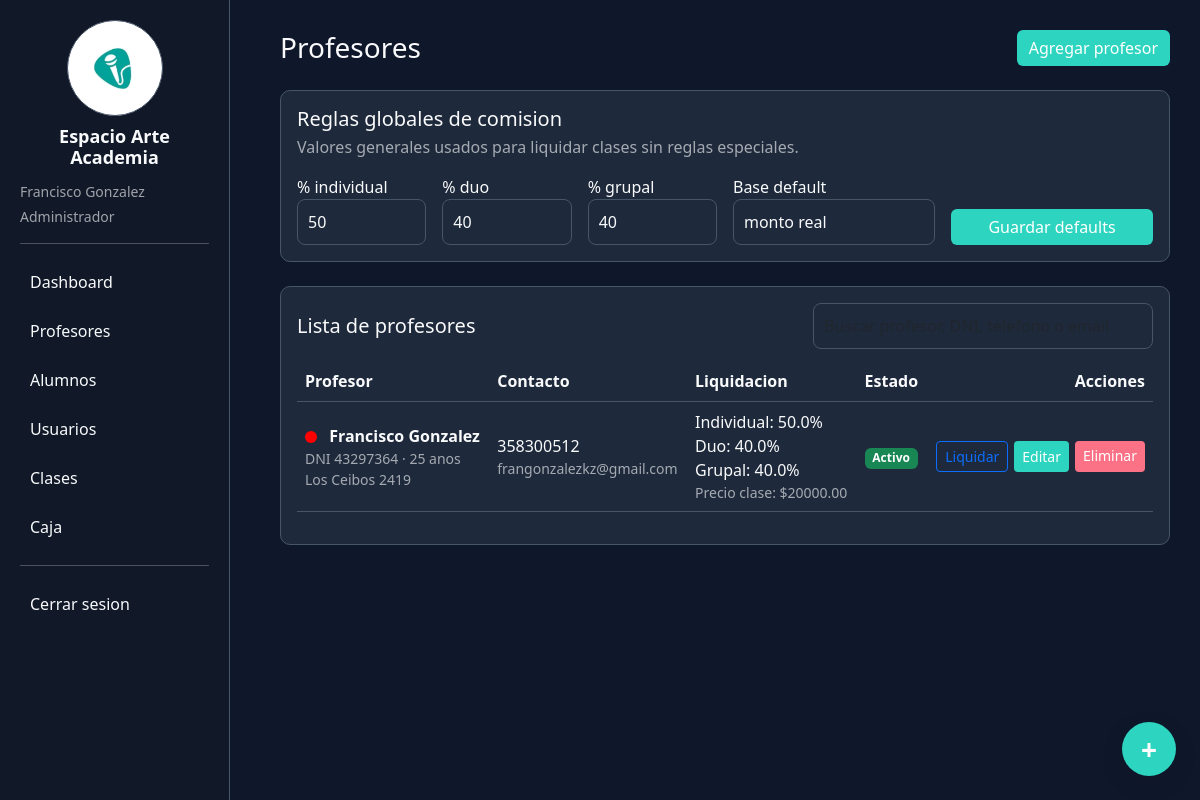
The page /profesores (signed in) on the database its author committed.
### tables this page shows
CREATE TABLE configuracion (
        clave TEXT PRIMARY KEY,
        valor TEXT
    );

CREATE TABLE profesores (
        id INTEGER PRIMARY KEY AUTOINCREMENT,
        nombre TEXT,
        instrumento TEXT,
        valor_hora REAL,
        color TEXT DEFAULT '#3b82f6'
    , nombre_apellido TEXT, dni TEXT, telefono TEXT, domicilio TEXT, email TEXT, edad INTEGER, precio_clase REAL DEFAULT 0, porcentaje_grupal REAL DEFAULT 40, porcentaje_individual REAL DEFAULT 50, porcentaje_duo REAL DEFAULT 40, activo INTEGER DEFAULT 1, observaciones_liquidacion TEXT DEFAULT '');

### app.py (the view)
@app.route("/profesores")
@roles_required("admin")
def profesores():
    conn = get_conn()
    profesores = conn.execute("SELECT * FROM profesores ORDER BY nombre_apellido").fetchall()
    reglas = conn.execute("""
        SELECT reglas_comision.*, profesores.nombre_apellido AS profesor_nombre,
               tipos_clase.nombre AS tipo_clase_nombre
        FROM reglas_comision
        LEFT JOIN profesores ON reglas_comision.profesor_id = profesores.id
        LEFT JOIN tipos_clase ON reglas_comision.tipo_clase_id = tipos_clase.id
        WHERE reglas_comision.archivada=0
        ORDER BY reglas_comision.profesor_id, reglas_comision.prioridad DESC, reglas_comision.id DESC
    """).fetchall()
    tipos_clase = conn.execute("SELECT * FROM tipos_clase ORDER BY id").fetchall()
    configuracion = obtener_configuracion(conn)
    conn.close()
    return render_template(
        "profesores.html",
        profesores=profesores,
        reglas_comision=reglas,
        tipos_clase=tipos_clase,
        modalidades_comision=MODALIDADES_COMISION,
        bases_comision=BASES_COMISION,
        estados_regla_comision=ESTADOS_REGLA_COMISION,
        configuracion=configuracion
    )

### app.py (called while the page is built)
def get_conn():
    conn = sqlite3.connect(DB_PATH, timeout=30)
    conn.row_factory = sqlite3.Row
    return conn

def obtener_configuracion(conn):
    filas = conn.execute("SELECT clave, valor FROM configuracion").fetchall()
    return {fila["clave"]: fila["valor"] for fila in filas}

def normalizar_rol(valor):
    valor = (valor or "").strip().lower()
    if valor in ["comun", "administrativo", "recepción"]:
        return "recepcion"
    return valor if valor in ROLES else "recepcion"

def usuario_actual():
    if not session.get("usuario_id"):
        return None
    return {
        "id": session["usuario_id"],
        "nombre": session["usuario_nombre"],
        "rol": normalizar_rol(session["usuario_rol"]),
        "rol_nombre": ROLE_LABELS.get(normalizar_rol(session["usuario_rol"]), session["usuario_rol"]),
        "profesor_id": session.get("profesor_id")
    }

def permisos_usuario_actual():
    if not session.get("usuario_id"):
        return set()
    rol = normalizar_rol(session.get("usuario_rol"))
    try:
        conn = get_conn()
        usuario = conn.execute("SELECT activo, rol FROM usuarios WHERE id=?", (session["usuario_id"],)).fetchone()
        if not usuario or int(usuario["activo"] or 0) == 0:
            conn.close()
            return set()
        rol = normalizar_rol(usuario["rol"])
        permisos = {
            fila["permiso_codigo"]
            for fila in conn.execute("""
                SELECT permiso_codigo
                FROM rol_permisos
                WHERE rol_codigo=?
            """, (rol,)).fetchall()
        }
        conn.close()
        return permisos
    except sqlite3.Error:
        return set(DEFAULT_ROLE_PERMISSIONS.get(rol, []))

def tiene_permiso(permiso):
    return permiso in permisos_usuario_actual()

def puede(permiso):
    return tiene_permiso(permiso)

def puede_gestionar_clases():
    return tiene_permiso("clases.crear") or tiene_permiso("clases.editar")

def puede_ver_pagos():
    return tiene_permiso("caja.ver")

@app.context_processor
def contexto_usuario():
    conn = get_conn()
    configuracion = obtener_configuracion(conn)
    conn.commit()
    conn.commit()
    conn.close()
    return {
        "usuario_actual": usuario_actual(),
        "puede_gestionar_clases": puede_gestionar_clases(),
        "puede_ver_pagos": puede_ver_pagos(),
        "puede": puede,
        "configuracion": configuracion
    }

### templates/profesores.html (shortened to what this page needs)
{% extends "base.html" %}
{% block content %}
<div class="d-flex justify-content-between align-items-center mb-4">
    <h3 class="mb-0">Profesores</h3>
    <button class="btn btn-primary" data-bs-toggle="modal" data-bs-target="#modalProfesor">
        Agregar profesor
    </button>
</div>
<div class="card p-3 mt-4">
    <div class="d-flex justify-content-between align-items-center flex-wrap gap-2 mb-3">
        <div>
            <h5 class="mb-1">Reglas globales de comision</h5>
            <p class="text-muted mb-0">Valores generales usados para liquidar clases sin reglas especiales.</p>
        </div>
    </div>
    <form method="POST" action="/guardar_comisiones_globales" class="row g-3 align-items-end">
        <div class="col-md-2">
            <label>% individual</label>
            <input type="number" step="0.01" min="0" max="100" name="comision_default_individual" class="form-control" value="{{ configuracion.comision_default_individual or 50 }}">
        </div>
        <div class="col-md-2">
            <label>% duo</label>
            <input type="number" step="0.01" min="0" max="100" name="comision_default_duo" class="form-control" value="{{ configuracion.comision_default_duo or 40 }}">
        </div>
        <div class="col-md-2">
            <label>% grupal</label>
            <input type="number" step="0.01" min="0" max="100" name="comision_default_grupal" class="form-control" value="{{ configuracion.comision_default_grupal or 40 }}">
        </div>
        <div class="col-md-3">
            <label>Base default</label>
            <select name="comision_base_default" class="form-control">
                {% for base in bases_comision %}
                <option value="{{ base }}" {% if configuracion.comision_base_default == base %}selected{% endif %}>{{ base.replace("_", " ") }}</option>
                {% endfor %}
            </select>
        </div>
        <div class="col-md-3">
            <button class="btn btn-primary w-100">Guardar defaults</button>
        </div>
    </form>
</div>
<div class="card p-3 mt-4">
    <div class="table-toolbar">
        <h5 class="mb-0">Lista de profesores</h5>
        <input class="form-control table-search" data-table-search="#tablaProfesores" placeholder="Buscar profesor, DNI, telefono o email">
    </div>
    {% if profesores %}
    <div class="table-responsive">
        <table class="table align-middle" id="tablaProfesores">
            <thead>
                <tr>
                    <th>Profesor</th>
                    <th>Contacto</th>
                    <th>Liquidacion</th>
                    <th>Estado</th>
                    <th class="text-end">Acciones</th>
                </tr>
            </thead>
            <tbody>
                {% for p in profesores %}
                <tr>
                    <td>
                        <span class="color-dot" data-color="{{ p.color }}"></span>
                        <strong>{{ p.nombre_apellido }}</strong>
                        <div class="text-muted small">DNI {{ p.dni }} &middot; {{ p.edad }} anos</div>
                        <div class="text-muted small">{{ p.domicilio }}</div>
                    </td>
                    <td>
                        <div>{{ p.telefono }}</div>
                        <div class="text-muted small">{{ p.email }}</div>
                    </td>
                    <td>
                        <div>Individual: {{ p.porcentaje_individual or 50 }}%</div>
                        <div>Duo: {{ p.porcentaje_duo or 40 }}%</div>
                        <div>Grupal: {{ p.porcentaje_grupal or 40 }}%</div>
                        <div class="text-muted small">Precio clase: ${{ "%.2f"|format(p.precio_clase or 0) }}</div>
                    </td>
                    <td>
                        {% if p.activo %}
                        <span class="badge bg-success">Activo</span>
                        {% else %}
                        <span class="badge bg-secondary">Inactivo</span>
                        {% endif %}
                    </td>
                    <td class="text-end">
                        <div class="action-group">
                            <a href="/liquidaciones?profesor_id={{ p.id }}" class="btn btn-outline-primary btn-sm">Liquidar</a>
                            <button
                                class="btn btn-primary btn-sm"
                                data-bs-toggle="modal"
                                data-bs-target="#modalEditarProfesor"
                                data-id="{{ p.id }}"
                                data-nombre-apellido="{{ p.nombre_apellido }}"
                                data-dni="{{ p.dni }}"
                                data-telefono="{{ p.telefono }}"
                                data-domicilio="{{ p.domicilio }}"
                                data-email="{{ p.email }}"
                                data-edad="{{ p.edad }}"
                                data-precio-clase="{{ p.precio_clase or 0 }}"
                                data-porcentaje-individual="{{ p.porcentaje_individual or 50 }}"
                                data-porcentaje-duo="{{ p.porcentaje_duo or 40 }}"
                                data-porcentaje-grupal="{{ p.porcentaje_grupal or 40 }}"
                                data-activo="{{ p.activo if p.activo is not none else 1 }}"
                                data-observaciones-liquidacion="{{ p.observaciones_liquidacion or '' }}"
                                data-color="{{ p.color }}"
                                onclick="cargarProfesorEditar(this)">
                                Editar
                            </button>
                            <a href="/eliminar_profesor/{{ p.id }}" class="btn btn-sm btn-danger" onclick="return confirm('Seguro que queres eliminar este profesor?')">Eliminar</a>
                        </div>
                    </td>
                </tr>
                {% endfor %}
            </tbody>
        </table>
    </div>
    {% else %}
    <p class="mb-0 text-muted">Todavia no hay profesores cargados.</p>
    {% endif %}
</div>
{% endblock %}

### templates/base.html (shortened to what this page needs)
<!DOCTYPE html>
<html>
<head>
<link href="https://cdn.jsdelivr.net/npm/bootstrap@5.3.0/dist/css/bootstrap.min.css" rel="stylesheet">
</head>
<body>
<div class="sidebar">
    <div class="brand-block">
        <img src="{{ url_for('static', filename=configuracion.logo_app | default('logo.jpeg')) }}" alt="{{ configuracion.nombre_app | default('Espacio Arte Academia') }}">
        <h4>{{ configuracion.nombre_app | default("Espacio Arte Academia") }}</h4>
    </div>
    {% if usuario_actual %}
    <div class="text-muted small mb-1">{{ usuario_actual.nombre }}</div>
    <div class="text-muted small mb-3">{{ usuario_actual.rol_nombre }}</div>
    {% endif %}
    <hr>
    {% if puede("dashboard.ver") %}
    <a href="/">Dashboard</a>
    {% endif %}
    {% if puede("profesores.ver") %}
    <a href="/profesores">Profesores</a>
    {% endif %}
    {% if puede("alumnos.ver") %}
    <a href="/alumnos">Alumnos</a>
    {% endif %}
    {% if puede("usuarios.ver") %}
    <a href="/usuarios">Usuarios</a>
    {% endif %}
    {% if puede("clases.ver") %}
    <a href="/clases">Clases</a>
    {% endif %}
    {% if puede("caja.ver") %}
    <a href="/caja">Caja</a>
    {% endif %}
    {% if usuario_actual %}
    <hr>
    <a href="/logout">Cerrar sesion</a>
    {% endif %}
</div>
<div class="content">
{% block content %}{% endblock %}
</div>
{% if puede("configuracion.editar") %}
<button class="theme-button" data-bs-toggle="modal" data-bs-target="#modalApariencia" title="Personalizar apariencia">
    +
</button>
{% endif %}
</body>
</html>

### templates/profesores.html (style rules this page uses)
.color-dot { display: inline-block; width: 12px; height: 12px; border-radius: 50%; margin-right: 8px; vertical-align: middle; }

### rows shown on the page
configuracion: valor (picture)
configuracion: nombre_app "Espacio Arte Academia"
configuracion: comision_default_individual "50"
configuracion: comision_default_duo "40"
configuracion: comision_default_grupal "40"
configuracion: comision_base_default "monto real"
profesores: nombre_apellido "Francisco Gonzalez", dni "43297364", edad "25", domicilio "Los Ceibos 2419", telefono "358300512", email "frangonzalezkz@gmail.com", porcentaje_individual "50.0", porcentaje_duo "40.0", porcentaje_grupal "40.0", precio_clase "20000.00", activo "Activo"

### other values the page prints
{{ usuario_actual.nombre }} "Francisco Gonzalez"
{{ usuario_actual.rol_nombre }} "Administrador"
